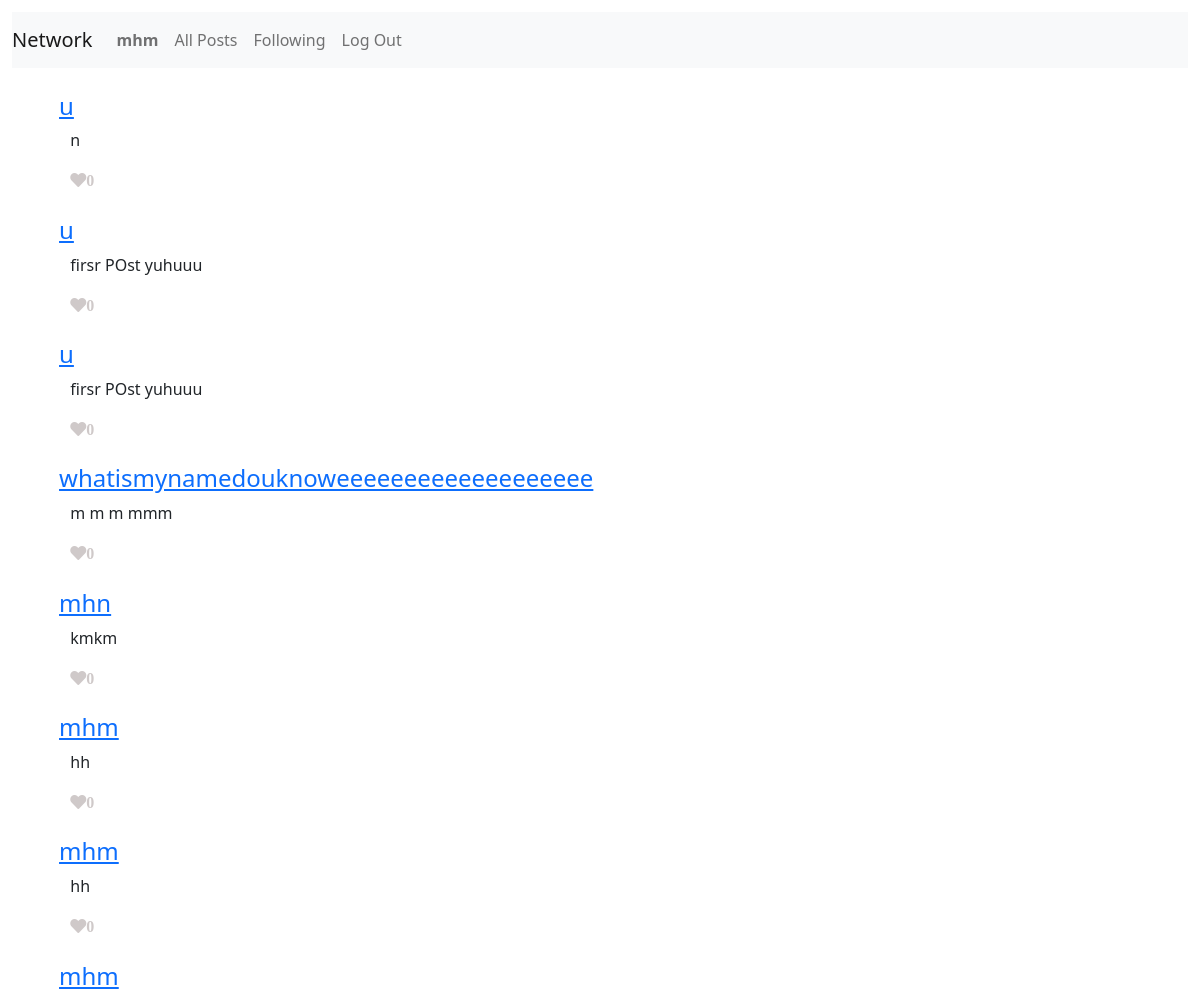
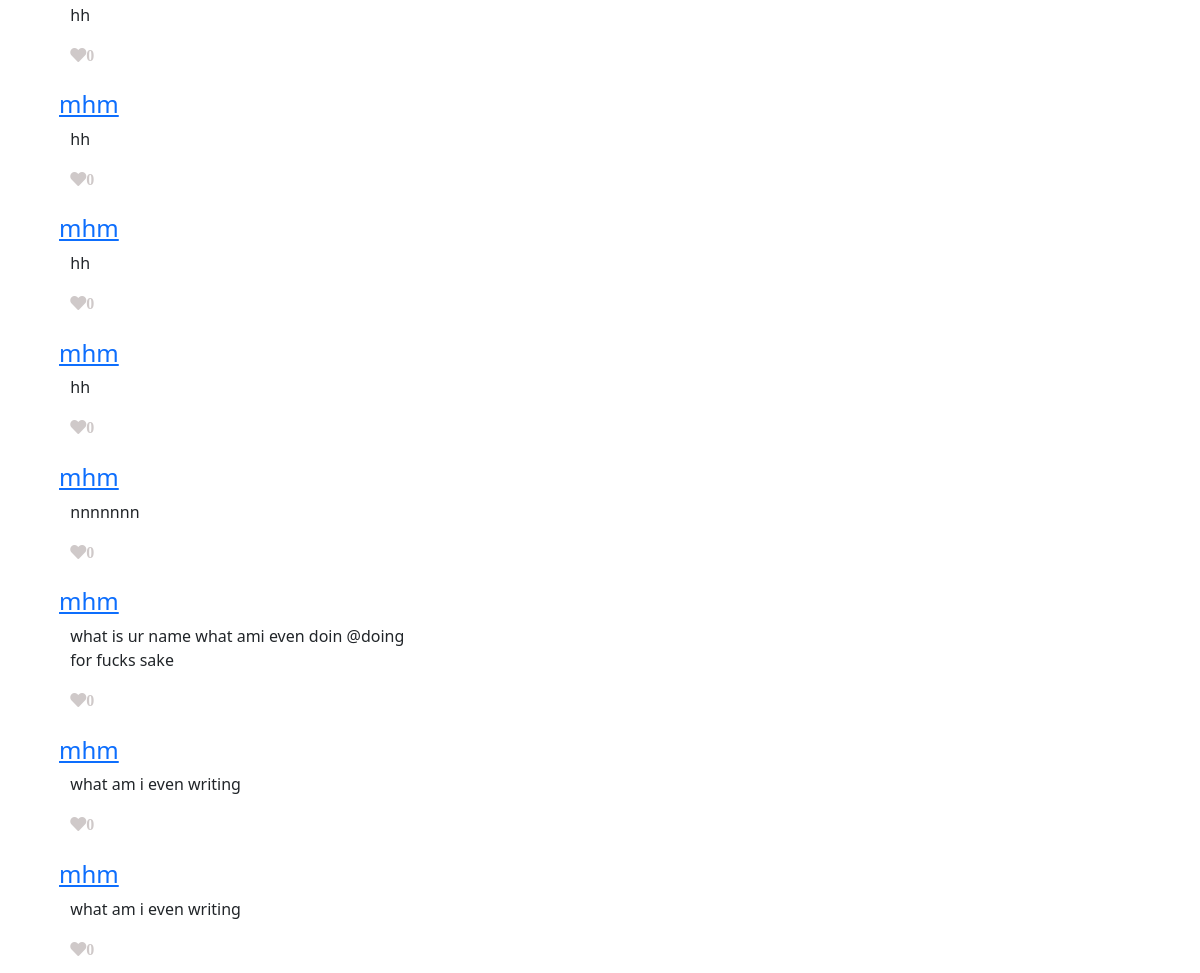
The page /posts (signed in) on the database its author committed (2 pictures, top to bottom).
### network/models.py (models this page shows)
class User(AbstractUser):
    following = models.ManyToManyField('User',blank=True,null=True,related_name="followieng")
    followers = models.ManyToManyField('User',blank=True,null=True,related_name="followees")

class Posts(models.Model):
    post = models.TextField()
    uploaded_by = models.ForeignKey('User',on_delete=models.CASCADE,related_name="posts")
    likes = models.IntegerField(default=0)
    created_on = models.DateTimeField(auto_now_add=True)

### network/views.py (the view)
# urls.py: path("posts", views.posts, name="all-postes"),
def posts(request):
    if request.method == "GET":
        if request.user.is_authenticated:
            posts = Posts.objects.order_by("-created_on").all()
            return render(request, "network/posts.html",
                          {'posts': posts}
                          )
        else:
            return redirect((reverse("login")))
    else:
        return redirect((reverse("index")))

### network/templates/network/posts.html (shortened to what this page needs)
{% extends "network/layout.html" %}
{% load static %}
{% block style %}
    <link href="{% static 'network/css/posts.css' %}" rel="stylesheet">
{% endblock %}
{% block body %}
{% for post in posts  %}
<div class="posts">
    <h4 class="u-con-prof"><a
            href="{% url 'profile' name=post.uploaded_by.username %}">{{ post.uploaded_by.username }}</a></h4>
    <div class="bod">
        <p class="post-content">{{ post.post }}</p>
        <i class="fas fa-heart like-but">{{post.likes}}</i>
    </div>
</div>
{% endfor %}
{% endblock %}

### network/templates/network/layout.html (shortened to what this page needs)
{% load static %}
<!DOCTYPE html>
<html lang="en">
<head>
    <link rel="stylesheet" href="https://stackpath.bootstrapcdn.com/bootstrap/5.0.0-alpha2/css/bootstrap.min.css"
>
    <link rel="stylesheet" href="https://cdnjs.cloudflare.com/ajax/libs/font-awesome/5.15.1/css/all.min.css"
 />
    {% block style %}{% endblock %}
</head>
<body>
    <nav class="navbar navbar-expand-lg navbar-light bg-light">
        <a class="navbar-brand" href="{% url 'index' %}">Network</a>
        <div>
            <ul class="navbar-nav mr-auto">
                {% if user.is_authenticated %}
                <li class="nav-item">
                    <a class="nav-link" id="username"
                        href="{% url 'profile' name=user.username %}"><strong>{{ user.username }}</strong></a>
                </li>
                {% endif %}
                <li class="nav-item">
                    <a id="all-posts" class="nav-link" href="{% url 'all-postes' %}">All Posts</a>
                </li>
                {% if user.is_authenticated %}
                <li class="nav-item">
                    <a class="nav-link" href="#">Following</a>
                </li>
                <li class="nav-item">
                    <a class="nav-link" href="{% url 'logout' %}">Log Out</a>
                </li>
                {% endif %}
            </ul>
        </div>
    </nav>
    <div class="body">
        {% block body %}
        {% endblock %}
    </div>
</body>
</html>

### network/static/network/css/posts.css (style rules this page uses)
h4 { color: #004e00; }
.post-content { word-wrap:break-word; max-width: 30%; }
.posts { padding-left: 4%; padding-top: 2%; }
.bod { padding-left: 1%; }
.fa-heart { color: #cfc9c9; }
body { padding: 1%; }

### rows shown on the page
User: username "mhm"
Posts: uploaded_by.username "u", post "n", likes "0"
Posts: uploaded_by.username "u", post "firsr POst yuhuuu", likes "0"
Posts: uploaded_by.username "u", post "firsr POst yuhuuu", likes "0"
Posts: uploaded_by.username "whatismynamedouknoweeeeeeeeeeeeeeeeeee", post "m m m mmm", likes "0"
Posts: uploaded_by.username "mhn", post "kmkm", likes "0"
Posts: uploaded_by.username "mhm", post "hh", likes "0"
Posts: uploaded_by.username "mhm", post "hh", likes "0"
Posts: uploaded_by.username "mhm", post "hh", likes "0"
Posts: uploaded_by.username "mhm", post "hh", likes "0"
Posts: uploaded_by.username "mhm", post "hh", likes "0"
Posts: uploaded_by.username "mhm", post "hh", likes "0"
Posts: uploaded_by.username "mhm", post "nnnnnnn", likes "0"
Posts: uploaded_by.username "mhm", post "what is ur name what ami even doin @doing for fucks sake", likes "0"
Posts: uploaded_by.username "mhm", post "what am i even writing", likes "0"
Posts: uploaded_by.username "mhm", post "what am i even writing", likes "0"
